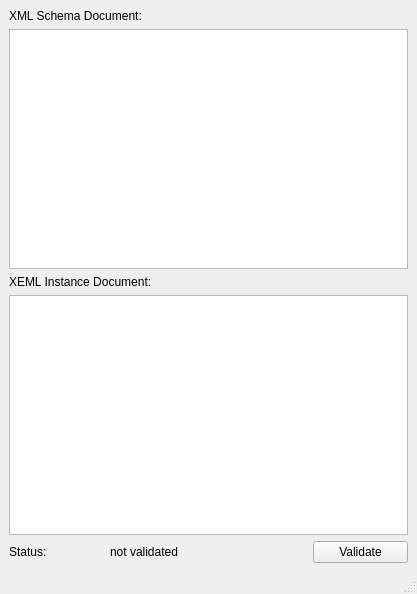
<?xml version="1.0" encoding="UTF-8"?>
<ui version="4.0">
 <class>SchemaMainWindow</class>
 <widget class="QMainWindow" name="SchemaMainWindow">
  <property name="geometry">
   <rect>
    <x>0</x>
    <y>0</y>
    <width>417</width>
    <height>594</height>
   </rect>
  </property>
  <property name="windowTitle">
   <string>XML Schema Validation</string>
  </property>
  <widget class="QWidget" name="centralwidget">
   <layout class="QGridLayout" name="gridLayout">
    <item row="0" column="0" colspan="2">
     <widget class="QLabel" name="schemaLabel">
      <property name="text">
       <string>XML Schema Document:</string>
      </property>
     </widget>
    </item>
    <item row="1" column="0" colspan="4">
     <widget class="QTextBrowser" name="schemaView"/>
    </item>
    <item row="2" column="0" colspan="2">
     <widget class="QLabel" name="instanceLabel">
      <property name="text">
       <string>XEML Instance Document:</string>
      </property>
     </widget>
    </item>
    <item row="3" column="0" colspan="4">
     <widget class="QTextEdit" name="instanceEdit"/>
    </item>
    <item row="4" column="0">
     <widget class="QLabel" name="label">
      <property name="text">
       <string>Status:</string>
      </property>
     </widget>
    </item>
    <item row="4" column="1" colspan="2">
     <widget class="QLabel" name="validationStatus">
      <property name="text">
       <string>not validated</string>
      </property>
     </widget>
    </item>
    <item row="4" column="3">
     <widget class="QPushButton" name="validateButton">
      <property name="text">
       <string>Validate</string>
      </property>
     </widget>
    </item>
   </layout>
  </widget>
  <widget class="QStatusBar" name="statusbar"/>
 </widget>
 <resources/>
 <connections/>
</ui>
